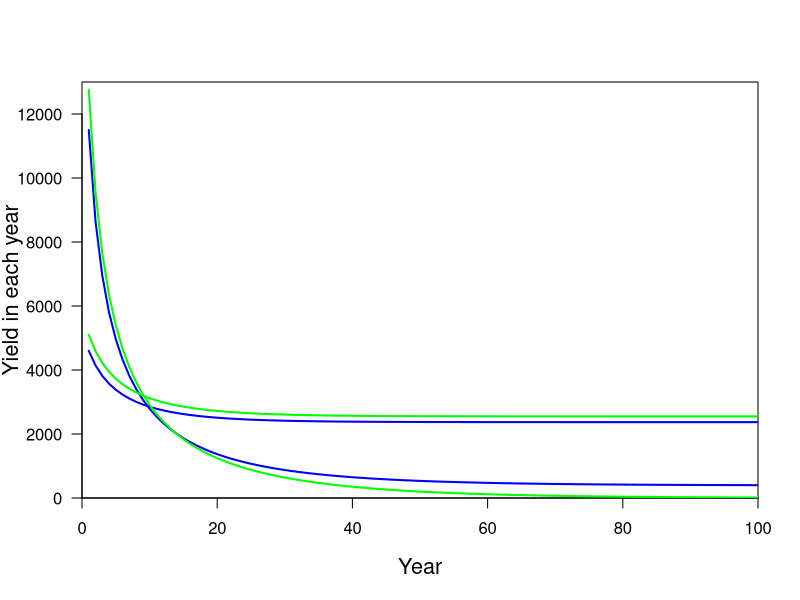
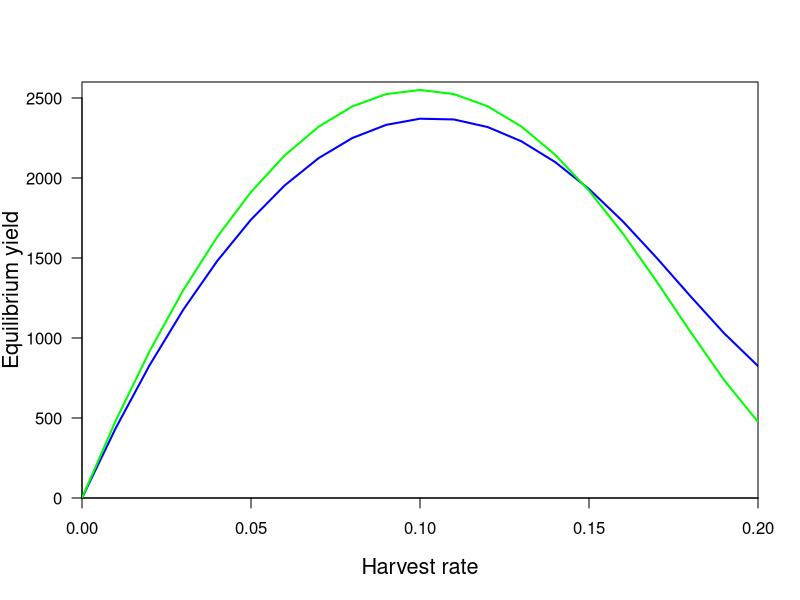
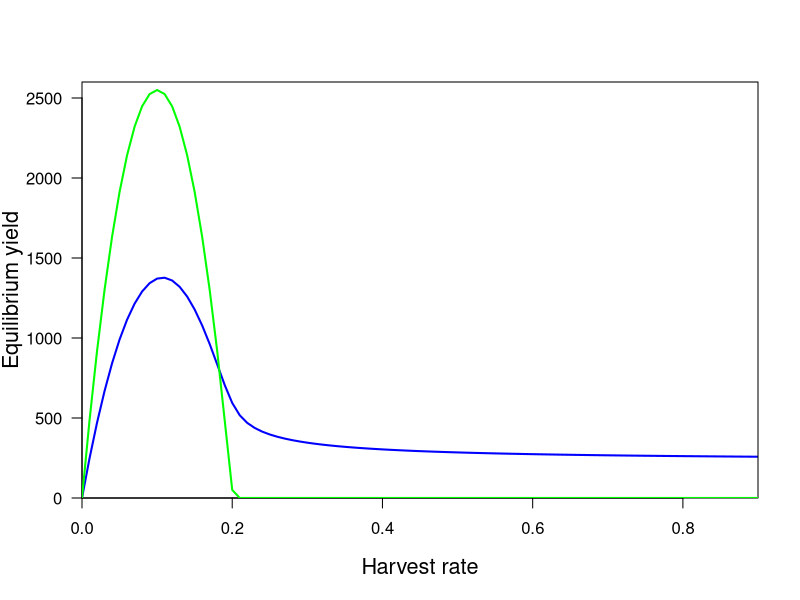
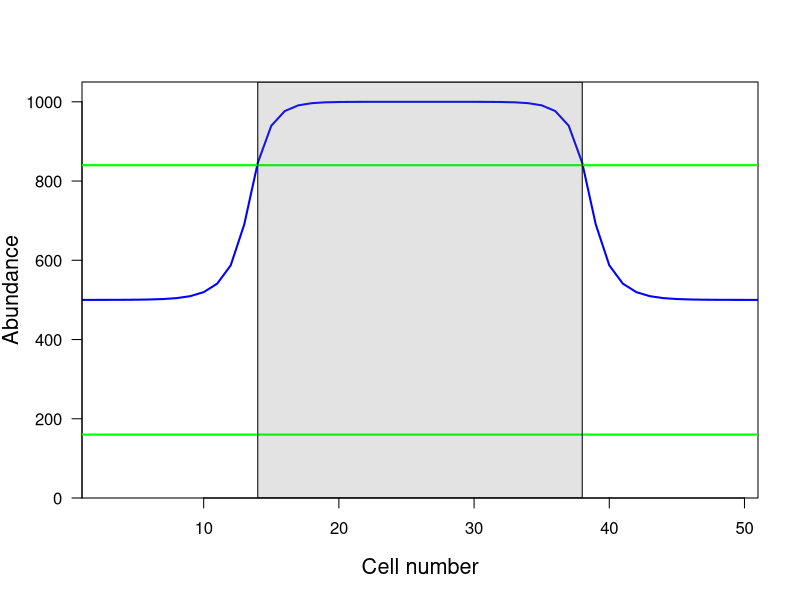

The R script that drew these images, in order:
####FISH 458 lecture on spatial models
#Written by Trevor A. Branch starting 6 May 2012
#Completed 7 May 2012
#######################################################

###Model 1: one-D spatial model logistic growth with harvesting
###assume reflection when hits boundary
###Test to see what total yield is at different harvest rates, and with 
#different numbers of cells closed

one.d.logistic <- function(ncells=101, expl.rate=rep(0,ncells), ntime.steps=20, K=1000, r=0.2, m.rate=0.1,
                           start.N.vec=c(rep(0,50),K,rep(0,50))) {
  N.mat <- matrix(nrow=ntime.steps,ncol=ncells)
  
  N.mat[1,] <- start.N.vec
  yield <- vector(length=ntime.steps)
  yield[] <- 0
  for (year in 1:(ntime.steps-1)) {
    yield[year] <- 0
    for (i in 1:ncells) {
       yield[year] <- yield[year]+expl.rate[i]*N.mat[year,i]
    }
    #modelled as reflection, so no movement when hit bounds
    #left-most cell
    N.mat[year+1,1] <- N.mat[year,1] + r*N.mat[year,1]*(1-N.mat[year,1]/K) -
          expl.rate[1]*N.mat[year,1] +
          m.rate*((1-expl.rate[1+1])*N.mat[year,1+1]) -
          m.rate*((1-expl.rate[1])*N.mat[year,1])

    #right-most cell
    N.mat[year+1,ncells] <- N.mat[year,ncells] + r*N.mat[year,ncells]*(1-N.mat[year,ncells]/K) -
          expl.rate[ncells]*N.mat[year,ncells] +
          m.rate*((1-expl.rate[ncells-1])*N.mat[year,ncells-1]) -
          m.rate*((1-expl.rate[ncells])*N.mat[year,ncells])
    
    #all the cells in between
    for (i in 2:(ncells-1)) {
      N.mat[year+1,i] <- N.mat[year,i] + r*N.mat[year,i]*(1-N.mat[year,i]/K) -
          expl.rate[i]*N.mat[year,i] + 
          m.rate*((1-expl.rate[i-1])*N.mat[year,i-1]+(1-expl.rate[i+1])*N.mat[year,i+1]) -
          2*m.rate*((1-expl.rate[i])*N.mat[year,i])
      #print(N.mat[year+1,i])
    }
  }
  #now calculate final year yield
  yield[ntime.steps] <- 0
  for (i in 1:ncells) {
    yield[ntime.steps] <- yield[ntime.steps]+expl.rate[i]*N.mat[ntime.steps,i]
  }
  return(list(N.mat=N.mat, yield=yield))
}


#==============================calculations and plotting============================
####show the time series of yield by time for a few exploitation rates
K.start <- 1000
ncells <- 51
ntime.steps <- 100    #use 1000 for plotting, 100 for class demo
urate <- c(0.1,0.25)
nharvest <- length(urate)
yield.time.series <- matrix(nrow=ntime.steps,ncol=nharvest)
for (i in 1:nharvest) {
   x <- one.d.logistic(ncells=ncells, 
                       expl.rate=c(rep(urate[i],(ncells-1)/2-2),0,0,0,0,0,rep(urate[i],(ncells-1)/2-2)), 
                       ntime.steps=ntime.steps, 
                       K=K.start, r=0.2, m.rate=0.2,
                       start.N.vec=rep(K.start,ncells)) 
   yield.time.series[,i] <- x$yield
}

yield.time.series.noMPA <- matrix(nrow=ntime.steps,ncol=nharvest)
for (i in 1:nharvest) {
   xnoMPA <- one.d.logistic(ncells=ncells, 
                            expl.rate=rep(urate[i],ncells), ntime.steps=ntime.steps, 
                            K=K.start, r=0.2, m.rate=0.2,
                            start.N.vec=rep(K.start,ncells)) 
   yield.time.series.noMPA[,i] <- xnoMPA$yield
}

plot(x=1,y=1, xaxs="i",yaxs="i",type="n",lwd=2,col="blue",las=1,
     xlab="Year", ylab="Yield in each year", ylim=c(0,13000),cex.lab=1.3, xlim=c(0,ntime.steps))

lines(x=1:ntime.steps,y=yield.time.series[,1],type="l",lwd=2,col="blue",las=1)
lines(x=1:ntime.steps,y=yield.time.series[,2],type="l",lwd=2,col="blue",las=1)
lines(x=1:ntime.steps,y=yield.time.series.noMPA[,1],type="l",lwd=2,col="green",las=1)
lines(x=1:ntime.steps,y=yield.time.series.noMPA[,2],type="l",lwd=2,col="green",las=1)


####for demo use ntime.steps=100, for plotting use ntimes.steps=1000

###compare yield by harvest rates for 5 closed cells out of 51
K.start <- 1000
ncells <- 51
ntime.steps <- 100    #use 1000 for plotting
urate <- seq(0,0.2,0.01)
nharvest <- length(urate)
final.yield <- vector(length=nharvest)
for (i in 1:nharvest) {
  x <- one.d.logistic(ncells=ncells, 
                      expl.rate=c(rep(urate[i],(ncells-1)/2-2),0,0,0,0,0,rep(urate[i],(ncells-1)/2-2)), 
                      ntime.steps=ntime.steps, 
                      K=K.start, r=0.2, m.rate=0.2,
                      start.N.vec=rep(K.start,ncells)) 
  final.yield[i] <- x$yield[ntime.steps]
}

final.yield.noMPA <- vector(length=nharvest)
for (i in 1:nharvest) {
  xnoMPA <- one.d.logistic(ncells=ncells, 
                      expl.rate=rep(urate[i],ncells), ntime.steps=ntime.steps, 
                      K=K.start, r=0.2, m.rate=0.2,
                      start.N.vec=rep(K.start,ncells)) 
  final.yield.noMPA[i] <- xnoMPA$yield[ntime.steps]
}

plot(x=urate,y=final.yield, xaxs="i",yaxs="i",type="l",lwd=2,col="blue",las=1,
           xlab="Harvest rate", ylab="Equilibrium yield", ylim=c(0,2600),cex.lab=1.3)
par(new=T)
plot(x=urate,y=final.yield.noMPA, xaxs="i",yaxs="i",type="l",lwd=2,col="green",las=1,
     xlab="", ylab="",ylim=c(0,2600),axes=F)


###compare yield by harvest rates for 25 closed cells out of 51
K.start <- 1000
ncells <- 51
ntime.steps <- 1000
urate <- seq(0,0.9,0.01)
nharvest <- length(urate)
final.yield <- vector(length=nharvest)
for (i in 1:nharvest) {
  x <- one.d.logistic(ncells=ncells, 
                      expl.rate=c(rep(urate[i],13),rep(0,25),rep(urate[i],13)), ntime.steps=ntime.steps, 
                      K=K.start, r=0.2, m.rate=0.2,
                      start.N.vec=rep(K.start,ncells)) 
  final.yield[i] <- x$yield[ntime.steps]
}

final.yield.noMPA <- vector(length=nharvest)
for (i in 1:nharvest) {
  xnoMPA <- one.d.logistic(ncells=ncells, 
                           expl.rate=rep(urate[i],ncells), ntime.steps=ntime.steps, 
                           K=K.start, r=0.2, m.rate=0.2,
                           start.N.vec=rep(K.start,ncells)) 
  final.yield.noMPA[i] <- xnoMPA$yield[ntime.steps]
}

plot(x=urate,y=final.yield, xaxs="i",yaxs="i",type="l",lwd=2,col="blue",las=1,
     xlab="Harvest rate", ylab="Equilibrium yield", ylim=c(0,2600),cex.lab=1.3)
par(new=T)
plot(x=urate,y=final.yield.noMPA, xaxs="i",yaxs="i",type="l",lwd=2,col="green",las=1,
     xlab="", ylab="",ylim=c(0,2600),axes=F)


###compare yield by harvest rates for 25 closed cells out of 51
###Three scenarios that produce identical yield of around 1377 tons
###1. closed 25 areas, at u = 0.1
###2. all areas open at u = 0.032
###3. all areas open at u = 0.168

K.start <- 1000
ncells <- 51
ntime.steps <- 1000
urate <- 0.1
x <- one.d.logistic(ncells=ncells, 
                      expl.rate=c(rep(urate,13),rep(0,25),rep(urate,13)), ntime.steps=ntime.steps, 
                      K=K.start, r=0.2, m.rate=0.2,
                      start.N.vec=rep(K.start,ncells)) 
print(x$yield[ntime.steps])

urate<-0.032
xnoMPA1 <- one.d.logistic(ncells=ncells, 
                           expl.rate=rep(urate,ncells), ntime.steps=ntime.steps, 
                           K=K.start, r=0.2, m.rate=0.2,
                           start.N.vec=rep(K.start,ncells)) 
print(xnoMPA1$yield[ntime.steps])

urate<-0.168
xnoMPA2 <- one.d.logistic(ncells=ncells, 
                          expl.rate=rep(urate,ncells), ntime.steps=ntime.steps, 
                          K=K.start, r=0.2, m.rate=0.2,
                          start.N.vec=rep(K.start,ncells)) 
print(xnoMPA2$yield[ntime.steps])

plot(x=1:ncells,y=x$N.mat[ntime.steps,], ylim=c(0,1050), xlab="Cell number",cex.lab=1.3,ylab="Abundance",type="l",lwd=2,col="blue", las=1,xaxs="i",yaxs="i")
par(new=T)
plot(x=1:ncells,y=xnoMPA1$N.mat[ntime.steps,], ylim=c(0,1050), xlab="",cex.lab=1.3,ylab="",type="l",lwd=2,col="green", las=1,xaxs="i",yaxs="i",axes=F)
par(new=T)
plot(x=1:ncells,y=xnoMPA2$N.mat[ntime.steps,], ylim=c(0,1050), xlab="",cex.lab=1.3,ylab="",type="l",lwd=2,col="green", las=1,xaxs="i",yaxs="i",axes=F)
polygon(x=c(14,14,38,38),y=c(0,1050,1050,0),col="#77777733")
